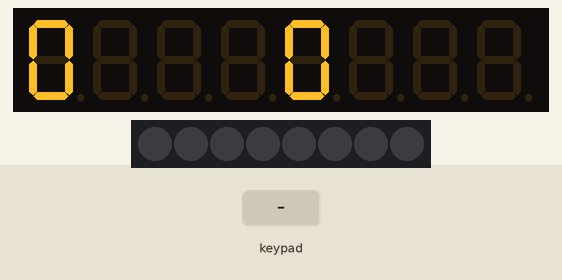
This sketch was run on a simulated Arduino Uno, built with avr-gcc and run on an emulated ATmega328P. Shown: 8-digit seven-segment display, 8 RGB LEDs in strip order, left to right. The inputs (shaded band) are chosen by the test bench.

Above: at 1.2 s.
1.3 s: keypad keys 1 2 pressed 0.4 s apart
At 2.5 s:
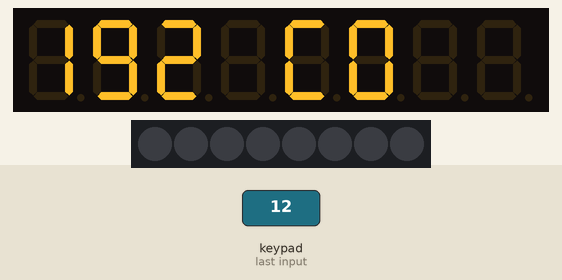
3.6 s: key '3' pressed
At 4.0 s:
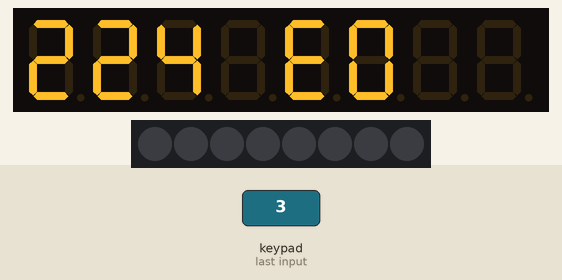
5.1 s: key '2' pressed
At 6.3 s:
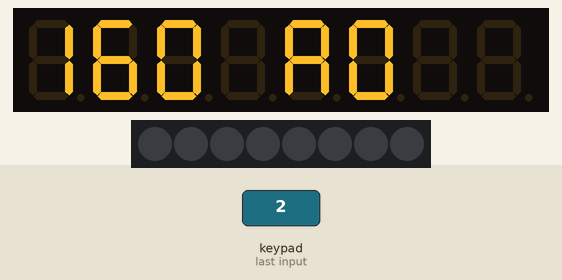
6.6 s: key '4' pressed
At 7.5 s:
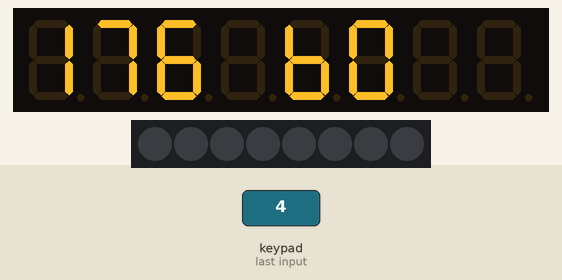
8.1 s: keypad keys 2 5 pressed 0.4 s apart
At 8.9 s:
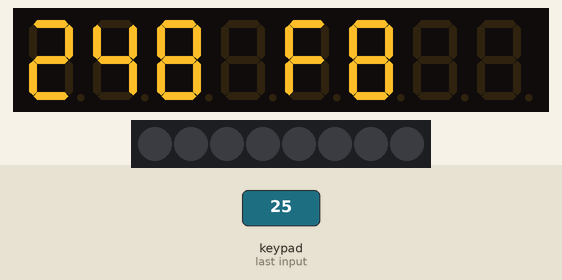
10.4 s: key '6' pressed
At 11.5 s:
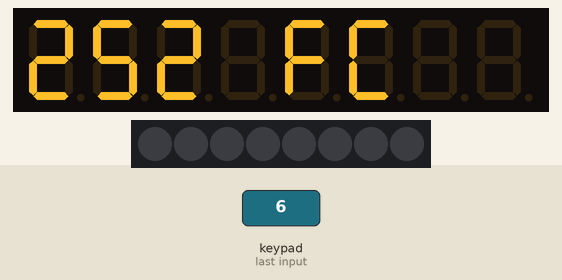
Timing chart, 0 to 12.9 s (numbered marks = the images above; inputs shaded):
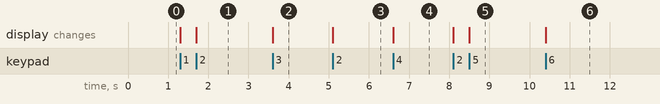

The sketch:

BinaryConverter.ino
```cpp
// (licence header left out)
/**
 * BIN/DEC/HEX converter using an arduino and a TM1638 module
 * (see project wiki pages for details)
 *
 * The TM1638 module is used as follows:
 *
 * - each of the 8 buttons allows to toggle on/off a binary digit (left button is most significant bit)
 * - the resulting binary value is displayed using the 8 leds (left leds is obviously most significant bit)
 * - the left 4-digits are used to display the corresponding decimal value
 * - the right 4-digits are used to display the corresponding hexadecimal value
 *
 * @author S.jean
 * @date nov. 2012
 */

#include <Arduino.h>

// N.B. This projects embeds for convenience the TM16XX lib (v2.1.3) from the project that can be found at
// http://code.google.com/p/tm1638-library/
#include <TM1638.h>

/**
 * minimum delay for taking into account butoon state change (debounce)
 */
const long DEBOUNCE_DELAY = 250;

/**
 * TM1638 module using data pin 8, clock pin 9 and strobe pin 7 (see TM16XX lib)
 */
TM1638 module(8, 9, 7, true, 3);

/**
 * on/off state of the 8 buttons on the TM1638 module.
 * Right button is most-significant bit. 0 means off, 1 means on.
 */
byte buttonsValues;

/**
 * the decimal value to display
 */
String valueDec;

/**
 * the hexadecimal value to display
 */
String valueHex;

/**
 *  date of last button state change
 */
long debounceTime;

/**
 * utility function used to reflesh the 8-digits display each time a button state change
 */
void refreshDisplay() {
	// turn on leds according to buttons states
	module.setLEDs(buttonsValues & 0xFF);

	// compute decimal value from buttons on/off values
	// N.B. as most significant bit represents the right button, values has to be reversed
	byte value = ((buttonsValues & 0b10000000) >> 7) | ((buttonsValues & 0b01000000) >> 5)
			| ((buttonsValues & 0b00100000) >> 3) | ((buttonsValues & 0b00010000) >> 1)
			| ((buttonsValues & 0b00001000) << 1) | ((buttonsValues & 0b00000100) << 3)
			| ((buttonsValues & 0b00000010) << 5) | ((buttonsValues & 0b00000001) << 7);

	valueDec = String(value);
	valueHex = String(value, HEX);
	valueHex.toUpperCase();
	valueHex.replace("B", "b");
	valueHex.replace("D", "d");

	// clear 8-digits display
	module.clearDisplay();

	//display decimal and hexadecimal strings
	module.setDisplayToString(valueDec, 0x0, 0);
	module.setDisplayToString(valueHex, 0x8, 4);

}

/**
 * Arduino's setup function, called once at startup, after init
 */
void setup() {

	// perform boot-time display

	buttonsValues = module.getButtons();
	debounceTime = millis();
	refreshDisplay();
}

/**
 * Arduino's loop function, called in loop (incredible, isn't it ?)
 */
void loop() {

	// get buttons state (which buttons have been pressed)
	byte newKeys = module.getButtons();

	// if at least one button has been pressed
	if (newKeys != 0) {
		// ensure debounce
		if ((millis() - debounceTime) > DEBOUNCE_DELAY) {
			debounceTime = millis();
			// change on/off state of pressed buttons
			buttonsValues ^= newKeys;
			// and refresh display
			refreshDisplay();
		}
	}
}
```

main.cpp
```cpp
// (licence header left out)
/**
 * BIN/DEC/HEX converter using an arduino and a TM1638 module
 * (see project wiki pages for details)
 *
 * The TM1638 module is used as follows:
 *
 * - each of the 8 buttons allows to toggle on/off a binary digit (left button is most significant bit)
 * - the resulting binary value is displayed using the 8 leds (left leds is obviously most significant bit)
 * - the left 4-digits are used to display the corresponding decimal value
 * - the right 4-digits are used to display the corresponding hexadecimal value
 *
 * @author S.jean
 * @date nov. 2012
 */

#include <Arduino.h>

// N.B. This projects embeds for convenience the TM16XX lib (v2.1.3) from the project that can be found at
// http://code.google.com/p/tm1638-library/
#include <TM1638.h>

/**
 * minimum delay for taking into account butoon state change (debounce)
 */
const long DEBOUNCE_DELAY = 250;

/**
 * TM1638 module using data pin 8, clock pin 9 and strobe pin 7 (see TM16XX lib)
 */
TM1638 module(8, 9, 7, true, 3);

/**
 * on/off state of the 8 buttons on the TM1638 module.
 * Right button is most-significant bit. 0 means off, 1 means on.
 */
byte buttonsValues;

/**
 * the decimal value to display
 */
String valueDec;

/**
 * the hexadecimal value to display
 */
String valueHex;

/**
 *  date of last button state change
 */
long debounceTime;


/**
 * Application's main (what else to say?)
 * @return (never)
 */
int main(void) {
	init();

	setup();

	for (;;)
		loop();

	return 0;
}

/**
 * utility function used to reflesh the 8-digits display each time a button state change
 */
void refreshDisplay() {
	// turn on leds according to buttons states
	module.setLEDs(buttonsValues & 0xFF);

	// compute decimal value from buttons on/off values
	// N.B. as most significant bit represents the right button, values has to be reversed
	byte value = ((buttonsValues & 0b10000000) >> 7) | ((buttonsValues & 0b01000000) >> 5)
			| ((buttonsValues & 0b00100000) >> 3) | ((buttonsValues & 0b00010000) >> 1)
			| ((buttonsValues & 0b00001000) << 1) | ((buttonsValues & 0b00000100) << 3)
			| ((buttonsValues & 0b00000010) << 5) | ((buttonsValues & 0b00000001) << 7);

	valueDec = String(value);
	valueHex = String(value, HEX);
	valueHex.toUpperCase();
	valueHex.replace("B", "b");
	valueHex.replace("D", "d");

	// clear 8-digits display
	module.clearDisplay();

	//display decimal and hexadecimal strings
	module.setDisplayToString(valueDec, 0x0, 0);
	module.setDisplayToString(valueHex, 0x8, 4);

}

/**
 * Arduino's setup function, called once at startup, after init
 */
void setup() {

	// perform boot-time display

	buttonsValues = module.getButtons();
	debounceTime = millis();
	refreshDisplay();
}

/**
 * Arduino's loop function, called in loop (incredible, isn't it ?)
 */
void loop() {

	// get buttons state (which buttons have been pressed)
	byte newKeys = module.getButtons();

	// if at least one button has been pressed
	if (newKeys != 0) {
		// ensure debounce
		if ((millis() - debounceTime) > DEBOUNCE_DELAY) {
			debounceTime = millis();
			// change on/off state of pressed buttons
			buttonsValues ^= newKeys;
			// and refresh display
			refreshDisplay();
		}
	}
}
```

Measured:
- after the input at 1.3 s, the display: first changes at once (image 1 shows a later state)
- after the input at 3.6 s, the display: changes at once (image 2)
- after the input at 5.1 s, the display: changes at once (image 3)
- after the input at 6.6 s, the display: changes at once (image 4)
- after the input at 8.1 s, the display: first changes at once (image 5 shows a later state)
- after the input at 10.4 s, the display: changes at once (image 6)
